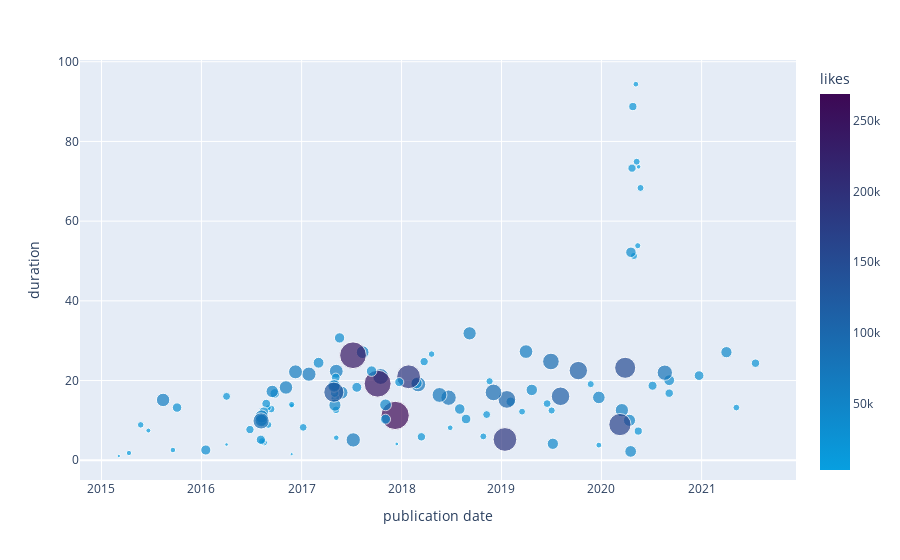

Write notebook code for a chart like this one.
### Code cell
fig = df.plot(x='publication date', 
              y='duration', 
              kind='scatter', 
              size='likes', 
              color="likes", 
              color_continuous_scale=[[0.0, "rgb(7, 159, 224)"],
                                      [1, "rgb(61, 8, 84)"]])
fig.show()
